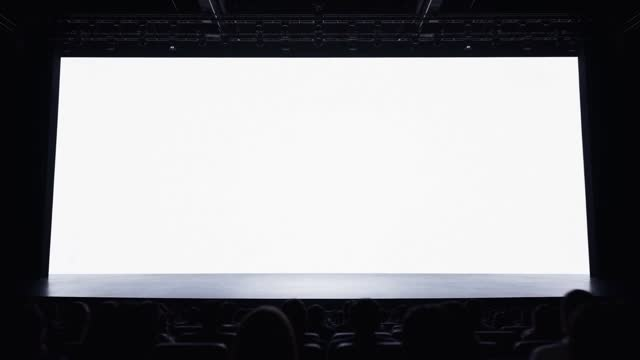
#> input picture assets/frames/f001.jpg, 640 x 360 px
$ python -i e_key.py   (imports and definitions only)
#> lines starting #> are read from the running program, lines starting #| are printed output that depends on the picture; after the words box and inside, x2 and y2 are one past the last pixel; in counts of white or black regions, pixels touching at a corner belong together
#> further down, picture is the input picture: shape (360, 640, 3); mean B, G, R 140.4, 137.6, 137.3
### skill/keynote-launch-film/scripts/keying/variants.py
"""设计师抠像多方案对比（单帧）。
  python variants.py in.png outdir [models...]
A 宽松色键 / B 净背景差值（clean plate）/ C、D AI 抠人 / E = B 的发丝 + AI 的实心身体
"""
import os
import sys

import cv2
import numpy as np

from gs import CFG, desk_mask

W_ = np.array([255, 255, 255], np.float32)


# [4 lines left out: function chroma, not called in this run]


def clean_plate(f):
    """估一张“没人的绿幕”：确定是背景的像素保留，人所在的洞用小图修补后放大填回。"""
    b, g, r = f[..., 0], f[..., 1], f[..., 2]
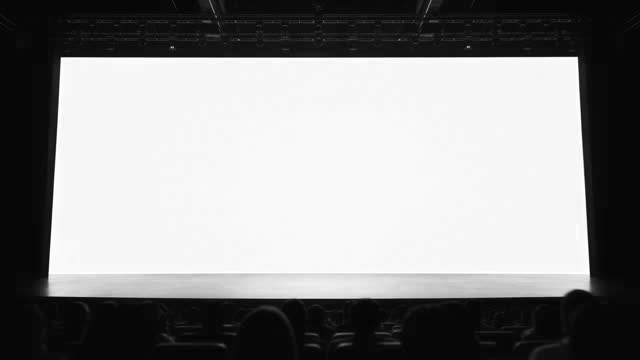
#> b: shape (360, 640) float32; min 0, max 255, mean 140.4
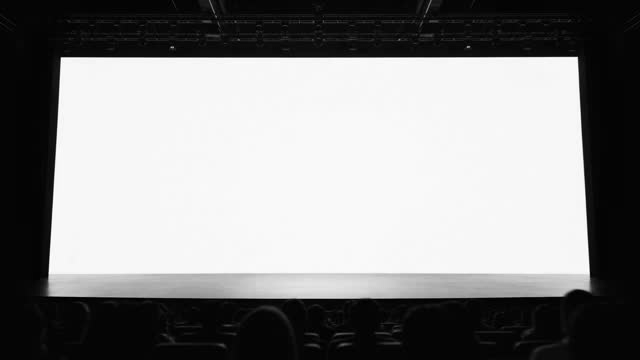
#> r: shape (360, 640) float32; min 0, max 255, mean 137.3
    d = g - np.maximum(r, b)
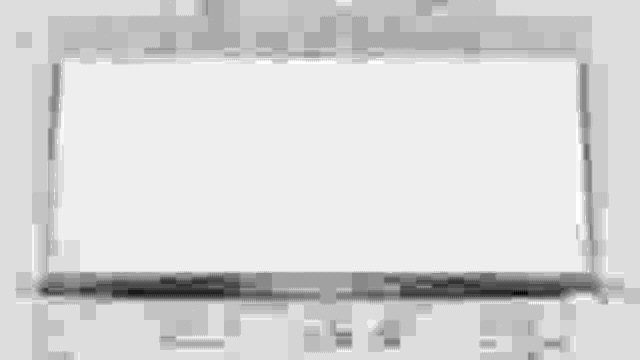
#> d: shape (360, 640) float32; min -28, max 2, mean -2.81; drawn with min black and max white
    sure = (d > 45).astype(np.uint8)
#> sure: shape (360, 640); every value is 0
    sure = cv2.erode(sure, np.ones((15, 15), np.uint8))
    h, w = sure.shape
#> h = 360; w = 640
    s = 8
    small = cv2.resize(f, (w // s, h // s), interpolation=cv2.INTER_AREA)
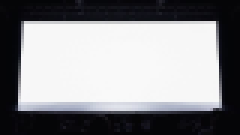
#> small: shape (45, 80, 3) float32 (shown 3 times larger); mean B, G, R 140.4, 137.6, 137.3
    ms = cv2.resize(sure, (w // s, h // s), interpolation=cv2.INTER_NEAREST)
#> ms: shape (45, 80); every value is 0
    hole = (1 - ms).astype(np.uint8)
#> hole: shape (45, 80); every value is 1
    fill = cv2.inpaint(np.clip(small, 0, 255).astype(np.uint8), hole, 12, cv2.INPAINT_TELEA).astype(np.float32)
    fill = cv2.GaussianBlur(fill, (0, 0), 3)
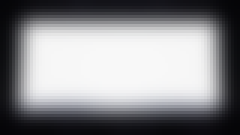
#> fill: shape (45, 80, 3) float32 (shown 3 times larger); mean B, G, R 140.5, 137.7, 137.4
    big = cv2.resize(fill, (w, h), interpolation=cv2.INTER_CUBIC)
    m = cv2.GaussianBlur(sure.astype(np.float32), (0, 0), 4)[..., None]
#> m: shape (360, 640, 1) float32; every value is 0
    return f * m + big * (1 - m)


def plate_key(f, plate, lo=0.08, hi=0.85):
#> called with lo = 0.08, hi = 0.85
    d = f[..., 1] - np.maximum(f[..., 0], f[..., 2])
    dB = np.maximum(plate[..., 1] - np.maximum(plate[..., 0], plate[..., 2]), 8)
#> dB: shape (360, 640) float32; every value is 8
    a = 1 - np.clip(d / dB, 0, 1)                 # 相对这块绿幕本身的绿，阴影里的发丝也算得准
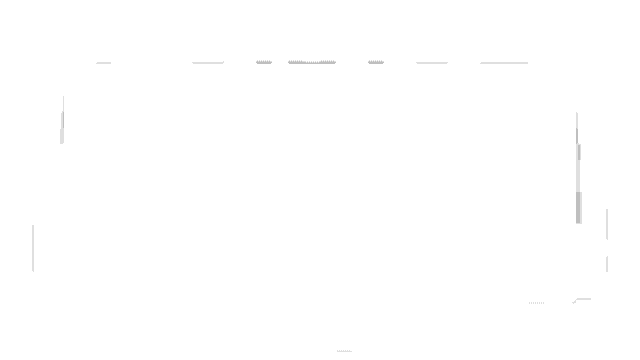
#> a: shape (360, 640) float32; min 0.75, max 1, mean 0.999
    return np.clip((a - lo) / (hi - lo), 0, 1)
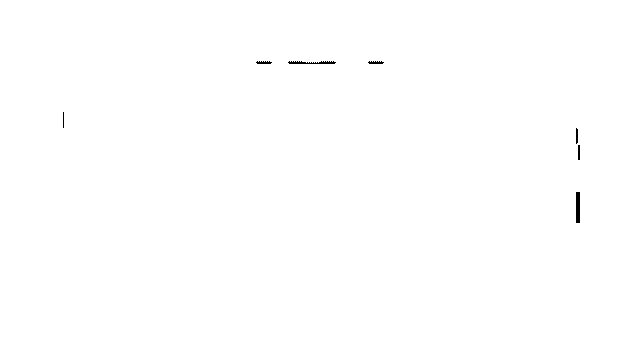
#> returned value: shape (360, 640) float32; values 0.87 (black) and 1 (white), 99.8% white; 7 black regions (1 under 20 px), largest, box (x1, y1, x2, y2) and area: (576, 192, 580, 223) 124, (288, 61, 336, 64) 101, (256, 61, 272, 64) 37, (368, 61, 384, 64) 37, (576, 128, 578, 144) 30, (578, 145, 580, 160) 30


# [35 lines left out: functions replace_bg, neutral_dark, simple_comp, ai_alpha, finish, not called in this run]


# [35 lines that do not run on import are left out]

### skill/keynote-launch-film/scripts/keying/e_key.py
"""方案 E 通用版：真实视频逐帧换白底（人物像素不重画，不会变形/闪烁）。
  python e_key.py 原视频.mp4 输出.mp4 [--desk 0.95]
--desk：画面高度这个比例以下当桌子抹成白色（没有桌子就不写）。
HDR 自动换算；输出 1920x1080 白底，带原声。
"""
import subprocess
import sys

import cv2
import numpy as np
from rembg import new_session, remove
from PIL import Image

sys.path.insert(0, __file__.rsplit('\\', 1)[0] if '\\' in __file__ else '.')
import variants as V  # noqa: E402
from gs import FF, TM  # noqa: E402

W, H = 1920, 1080
src, dst = sys.argv[1], sys.argv[2]
desk = float(sys.argv[sys.argv.index('--desk') + 1]) if '--desk' in sys.argv else None

# [1 line that did not run here, left out]
# [1 line that did not run here, left out]
# 等比缩放铺满 1920x1080 再居中裁切
fit = 'scale=1920:1080:force_original_aspect_ratio=increase:flags=lanczos,crop=1920:1080'
# [1 line that did not run here, left out]

# [1 line that did not run here, left out]
W_ = np.array([255, 255, 255], np.float32)


def frame(img):
    f = img.astype(np.float32)
    plate = V.clean_plate(f)
    a = V.plate_key(f, plate)
#> (the run stopped early here; a loop or call above may not have finished)

$ run again, on assets/frames/f005.jpg
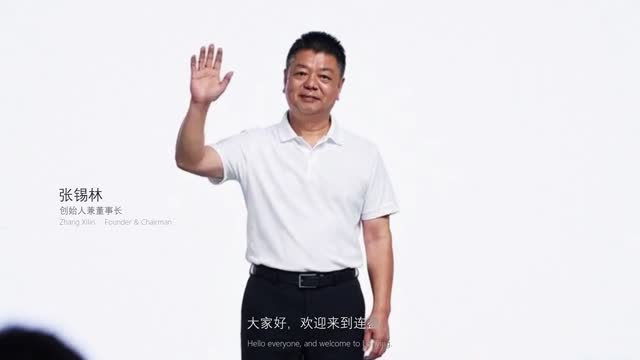
#> input picture assets/frames/f005.jpg, 640 x 360 px
#> picture is the input picture: shape (360, 640, 3); mean B, G, R 227.3, 222.7, 225.6
#> in clean_plate, `d = g - np.maximum(r, b)`:
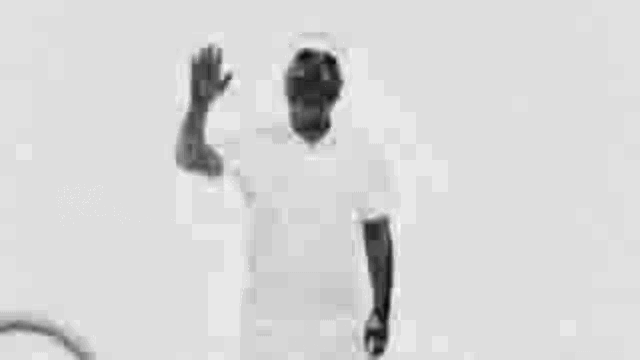
#> d: shape (360, 640) float32; min -73, max 5, mean -7.38; drawn with min black and max white
#> sure: shape (360, 640); every value is 0
#> ms: shape (45, 80); every value is 0
#> hole: shape (45, 80); every value is 1
#> in clean_plate, `fill = cv2.GaussianBlur(fill, (0, 0), 3)`:
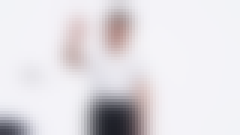
#> fill: shape (45, 80, 3) float32 (shown 3 times larger); mean B, G, R 227.3, 222.7, 225.7
#> m: shape (360, 640, 1) float32; every value is 0
#> dB: shape (360, 640) float32; every value is 8
